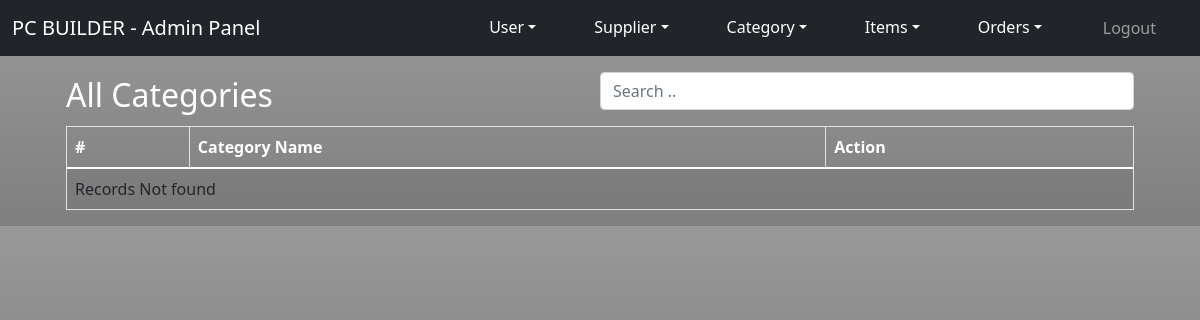
The app's page /index.php/admin/category, older data.
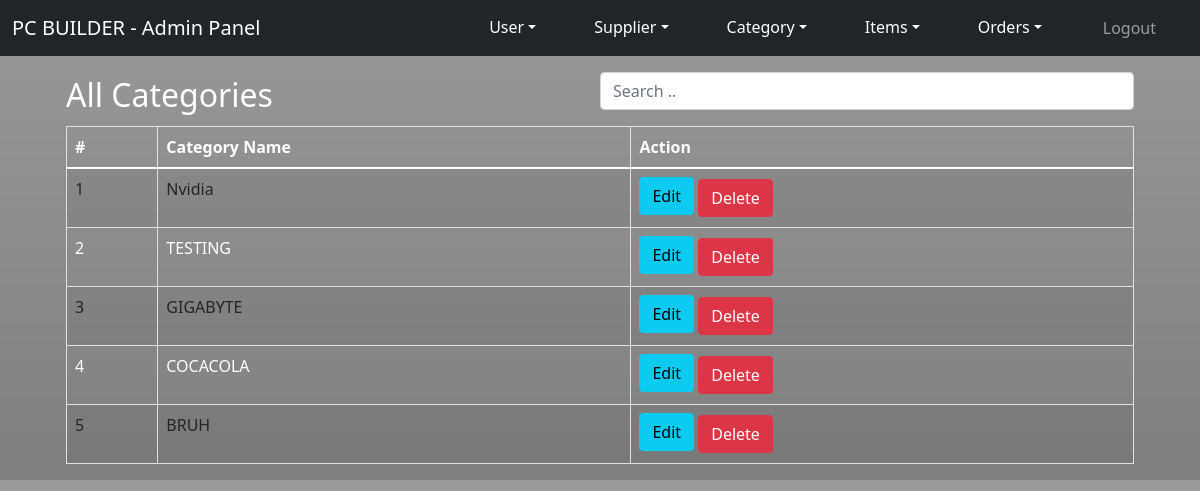
The same page, newer data.
### tables this page shows
CREATE TABLE `category` (
  `categoryId` int(11) NOT NULL,
  `categoryName` varchar(256) NOT NULL
);

### application/controllers/Admin.php (called while the page is built, shortened)
<?php
class Admin extends CI_Controller
{
    public function category() {
        $this->load->model('Category_model');
        $cats = $this->Category_model->getCategory();
        $cats_data['cats'] = $cats;
        $this->load->view('admin/category/list', $cats_data);
    }
}

### index.php (called while the page is built, shortened)
<?php
require_once BASEPATH.'core/CodeIgniter.php';

### application/models/Category_model.php (called while the page is built, shortened)
<?php
class Category_model extends CI_Model {
    private $table = "category";
    public function getCategory(){
        $cats_result = $this->db->get($this->table)->result_array();
        return $cats_result;
    }
}

### application/views/admin/category/list.php (the view, shortened to what this page needs)
<div class="container mt-3">
    <div class="container shadow-container mt-3">
        <div class="container">
            <div class="d-flex justify-content-between align-items-center">
                <div class="btn-group">
                    <h2>All Categories</h2>
                </div>
                <input class="form-control mb-3" id="myInput" type="text" placeholder="Search .." style="width:50%;">
            </div>
            <div class="table-responsive-sm">
                <table class="table table-bordered table-striped table-hover">
                    <thead>
                        <tr>
                            <th>#</th>
                            <th>Category Name</th>
                            <th>Action</th>
                        </tr>
                    </thead>
                    <tbody id="myTable">
                        <?php if(!empty($cats)) { ?>
                        <?php foreach($cats as $cat) {?>
                        <tr>
                            <td><?php echo $cat['categoryId']; ?></td>
                            <td><?php echo $cat['categoryName']; ?></td>
                            <td>
                                <a href="<?php echo base_url().'admin/editcategory/'.$cat['categoryId']?>"
                                    class="btn btn-info mb-1">Edit</a>
                                <a href="javascript:void(0);" onclick="deleteCat(<?php echo $cat['categoryId']; ?>)"
                                    class="btn btn-danger"><i class="fas fa-trash-alt"></i> Delete</a>
                            </td>
                        </tr>
                        <?php } ?>
                        <?php } else { ?>
                        <tr>
                            <td colspan="4">Records Not found</td>
                        </tr>
                        <?php } ?>
                    </tbody>
                </table>
            </div>
        </div>
    </div>
</div>

Row changes from the older to the newer data that the page shows:
added category: categoryId "1", categoryName "Nvidia"
added category: categoryId "2", categoryName "TESTING"
added category: categoryId "3", categoryName "GIGABYTE"
added category: categoryId "4", categoryName "COCACOLA"
added category: categoryId "5", categoryName "BRUH"
Text that changed along with them:
text no longer shown: "Records Not found"
